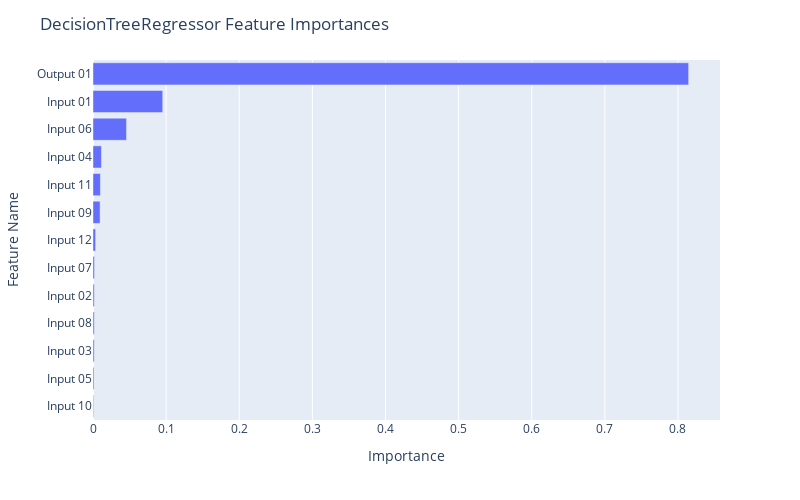

The cell this chart's notebook holds for it:
### Code cell
fig = px.bar(df_dt, x="Importance", y="Feature Name")

fig.update_layout(
    autosize=False,
    width=800,
    height=500,
    title_text=f"DecisionTreeRegressor Feature Importances",
    yaxis={'categoryorder':'total ascending'}
)

fig.show()

### Figure 1 — Plotly figure (JSON) as saved in the notebook; plotly's stock layout.template omitted (floating-point values rounded to 4 significant figures)
{"data": [{"alignmentgroup": "True", "hovertemplate": "Importance=%{x}<br>Feature Name=%{y}<extra></extra>", "legendgroup": "", "marker": {"color": "#636efa", "pattern": {"shape": ""}}, "name": "", "offsetgroup": "", "orientation": "h", "showlegend": false, "textposition": "auto", "type": "bar", "x": [0.8146, 0.09536, 0.04584, 0.01156, 0.01013, 0.009685, 0.003582, 0.002066, 0.001712, 0.001701, 0.001652, 0.00131, 0.0008133], "xaxis": "x", "y": ["Output 01", "Input 01", "Input 06", "Input 04", "Input 11", "Input 09", "Input 12", "Input 07", "Input 02", "Input 08", "Input 03", "Input 05", "Input 10"], "yaxis": "y"}], "layout": {"autosize": false, "barmode": "relative", "height": 500, "legend": {"tracegroupgap": 0}, "margin": {"t": 60}, "title": {"text": "DecisionTreeRegressor Feature Importances"}, "width": 800, "xaxis": {"anchor": "y", "autorange": true, "domain": [0, 1], "range": [0, 0.8575], "title": {"text": "Importance"}, "type": "linear"}, "yaxis": {"anchor": "x", "autorange": true, "categoryorder": "total ascending", "domain": [0, 1], "range": [-0.5, 12.5], "title": {"text": "Feature Name"}, "type": "category"}}}
